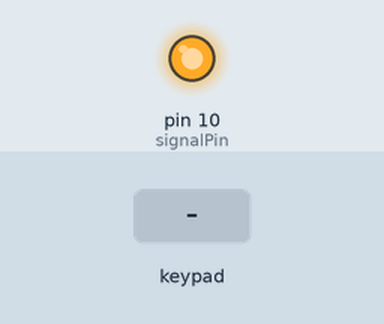
Recording of a sketch running on a simulated Arduino Uno, built with avr-gcc and run on an emulated ATmega328P. Parts: output pins drawn as LEDs (lit = HIGH). The test bench sets the inputs (shaded band). What the sketch prints to the serial monitor is not drawn.

Above: at 1.2 s.
1.3 s: keypad keys 8 9 C pressed 0.4 s apart
At 3.5 s:
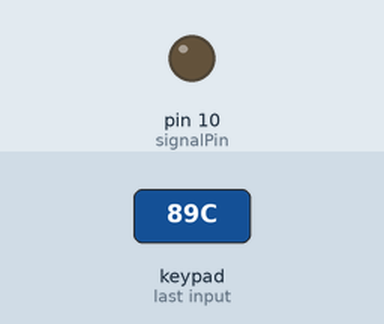
4.0 s: key 'A' pressed
5.5 s: key 'B' pressed
7.0 s: keypad keys 8 9 C # pressed 0.4 s apart
10.1 s: key '*' pressed
11.6 s: keypad keys 8 9 C D pressed 0.4 s apart
Timing chart, 0 to 14.6 s (numbered marks = the images above; inputs shaded):
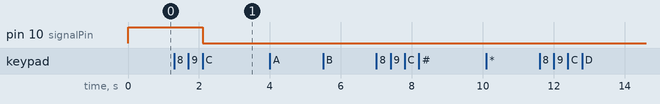

Measured:
- after the input at 1.3 s, pin 10 (signalPin): HIGH → LOW after 0.80 s
- after the input at 4.0 s, every drawn part: stays the same
- after the input at 5.5 s, every drawn part: stays the same
- after the input at 7.0 s, every drawn part: stays the same
- after the input at 10.1 s, every drawn part: stays the same
- after the input at 11.6 s, every drawn part: stays the same

The sketch:

Pswd_keypad_relay.ino
```cpp
#include <Keypad.h>

#define Password_Length 4

int signalPin = 10;
char Data[Password_Length];
char Master[Password_Length] = "89C";
char off[Password_Length] = "***";
byte data_count = 0, master_count = 0;
bool Pass_is_good;
char customKey;

const byte ROWS = 4;
const byte COLS = 4;

char hexaKeys[ROWS][COLS] = {
  {'1', '2', '3', 'A'},
  {'4', '5', '6', 'B'},
  {'7', '8', '9', 'C'},
  {'*', '0', '#', 'D'}
};

byte rowPins[ROWS] = {9, 8, 7, 6};
byte colPins[COLS] = {5, 4, 3, 2};

Keypad customKeypad = Keypad(makeKeymap(hexaKeys), rowPins, colPins, ROWS, COLS);


void setup(){
 Serial.begin(9600);
  pinMode(signalPin, OUTPUT);
  digitalWrite(signalPin,HIGH);
}

void loop(){
 // Serial.println("Enter Password:");

  customKey = customKeypad.getKey();
  if (customKey){
    Data[data_count] = customKey;
    Serial.print(Data[data_count]);
    data_count++;
    }

  if(data_count == Password_Length-1){
    Serial.print('\n');

    if(!strcmp(Data, Master)){
      Serial.println("Device Status: ON");
      digitalWrite(signalPin, LOW);
      }
    else if(!strcmp(Data, off)){
      digitalWrite(signalPin, HIGH);
      Serial.println("Device Status: OFF");
      }
     else{
      Serial.println("No match");
      }

   // Serial.println('\n');
    clearData();
  }
}

void clearData(){
  while(data_count !=0){
    Data[data_count--] = 0;
  }
  return;
}
```
